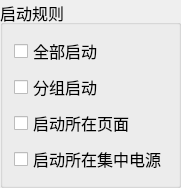
  <widget class="QGroupBox" name="StartRuleBox">
   <property name="geometry">
    <rect>
     <x>400</x>
     <y>20</y>
     <width>180</width>
     <height>130</height>
    </rect>
   </property>
   <property name="font">
    <font>
     <pointsize>12</pointsize>
    </font>
   </property>
   <property name="title">
    <string>启动规则</string>
   </property>
   <property name="checkable">
    <bool>false</bool>
   </property>
   <property name="checked">
    <bool>false</bool>
   </property>
   <layout class="QVBoxLayout" name="verticalLayout_15">
    <item>
     <widget class="QCheckBox" name="allStartCheckBox">
      <property name="font">
       <font>
        <pointsize>12</pointsize>
       </font>
      </property>
      <property name="text">
       <string>全部启动</string>
      </property>
     </widget>
    </item>
    <item>
     <widget class="QCheckBox" name="onlyStartGroupCheckBox">
      <property name="font">
       <font>
        <pointsize>12</pointsize>
       </font>
      </property>
      <property name="text">
       <string>分组启动</string>
      </property>
     </widget>
    </item>
    <item>
     <widget class="QCheckBox" name="onlyStartPageCheckBox">
      <property name="font">
       <font>
        <pointsize>12</pointsize>
       </font>
      </property>
      <property name="text">
       <string>启动所在页面</string>
      </property>
     </widget>
    </item>
    <item>
     <widget class="QCheckBox" name="onlyStartDistributionCheckBox">
      <property name="font">
       <font>
        <pointsize>12</pointsize>
       </font>
      </property>
      <property name="text">
       <string>启动所在集中电源</string>
      </property>
     </widget>
    </item>
   </layout>
  </widget>
